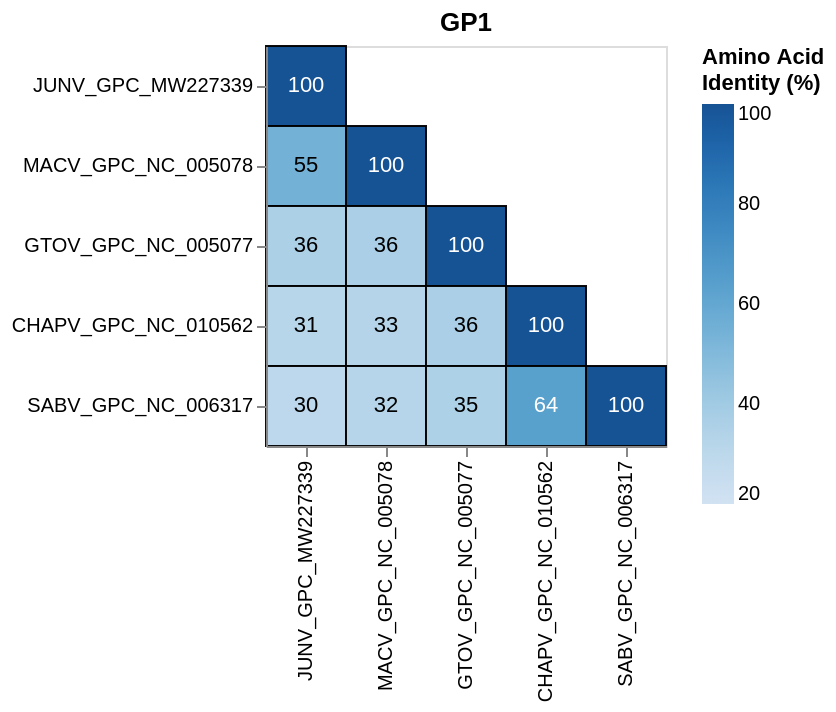

The cell this chart's notebook holds for it:
### Code cell
plot_identity_heatmap(
    GP1_df, 
    title='GP1', 
    width=200, 
    height=200,
    order = order,
)

### Figure 1 — Vega-Lite specification as saved in the notebook (floating-point values rounded to 4 significant figures)
{"config": {"view": {"continuousWidth": 300, "continuousHeight": 300}}, "layer": [{"data": {"name": "data-5a491627b10e7fbd9d3072e0135f469f"}, "mark": {"type": "rect", "opacity": 0.95, "stroke": "black", "strokeWidth": 1}, "encoding": {"color": {"field": "percent_identity", "scale": {"domain": [20, 100], "scheme": "blues"}, "title": ["Amino Acid", "Identity (%)"], "type": "quantitative"}, "x": {"axis": {"labelAngle": -90}, "field": "x", "sort": ["JUNV_GPC_MW227339", "MACV_GPC_NC_005078", "GTOV_GPC_NC_005077", "CHAPV_GPC_NC_010562", "SABV_GPC_NC_006317"], "title": null, "type": "nominal"}, "y": {"field": "y", "sort": ["JUNV_GPC_MW227339", "MACV_GPC_NC_005078", "GTOV_GPC_NC_005077", "CHAPV_GPC_NC_010562", "SABV_GPC_NC_006317"], "title": null, "type": "nominal"}}, "title": {"text": "GP1", "anchor": "middle"}}, {"data": {"name": "data-4f53cda18c2baa0c0354bb5f9a3ecbe5"}, "mark": {"type": "rect", "opacity": 0.95, "stroke": "red", "strokeWidth": 3}, "encoding": {"color": {"field": "percent_identity", "scale": {"scheme": "blues"}, "title": ["Amino Acid", "Identity (%)"], "type": "quantitative"}, "x": {"axis": {"labelAngle": -90}, "field": "x", "sort": ["JUNV_GPC_MW227339", "MACV_GPC_NC_005078", "GTOV_GPC_NC_005077", "CHAPV_GPC_NC_010562", "SABV_GPC_NC_006317"], "title": null, "type": "nominal"}, "y": {"field": "y", "sort": ["JUNV_GPC_MW227339", "MACV_GPC_NC_005078", "GTOV_GPC_NC_005077", "CHAPV_GPC_NC_010562", "SABV_GPC_NC_006317"], "title": null, "type": "nominal"}}}, {"data": {"name": "data-5a491627b10e7fbd9d3072e0135f469f"}, "mark": {"type": "text", "baseline": "middle"}, "encoding": {"color": {"condition": {"test": "(datum.percent_identity > 55)", "value": "white"}, "value": "black"}, "text": {"field": "percent_identity", "format": ".0f", "type": "quantitative"}, "x": {"field": "x", "sort": ["JUNV_GPC_MW227339", "MACV_GPC_NC_005078", "GTOV_GPC_NC_005077", "CHAPV_GPC_NC_010562", "SABV_GPC_NC_006317"], "type": "nominal"}, "y": {"field": "y", "sort": ["JUNV_GPC_MW227339", "MACV_GPC_NC_005078", "GTOV_GPC_NC_005077", "CHAPV_GPC_NC_010562", "SABV_GPC_NC_006317"], "type": "nominal"}}}], "height": 200, "width": 200, "$schema": "https://vega.github.io/schema/vega-lite/v6.4.1.json", "datasets": {"data-5a491627b10e7fbd9d3072e0135f469f": [{"x": "JUNV_GPC_MW227339", "y": "JUNV_GPC_MW227339", "matches": null, "alignable_residues": null, "percent_identity": 100.0, "highlighted": false}, {"x": "JUNV_GPC_MW227339", "y": "MACV_GPC_NC_005078", "matches": 121.0, "alignable_residues": 222.0, "percent_identity": 54.5, "highlighted": false}, {"x": "JUNV_GPC_MW227339", "y": "GTOV_GPC_NC_005077", "matches": 76.0, "alignable_residues": 212.0, "percent_identity": 35.85, "highlighted": false}, {"x": "JUNV_GPC_MW227339", "y": "CHAPV_GPC_NC_010562", "matches": 67.0, "alignable_residues": 213.0, "percent_identity": 31.46, "highlighted": false}, {"x": "JUNV_GPC_MW227339", "y": "SABV_GPC_NC_006317", "matches": 63.0, "alignable_residues": 213.0, "percent_identity": 29.58, "highlighted": false}, {"x": "MACV_GPC_NC_005078", "y": "MACV_GPC_NC_005078", "matches": null, "alignable_residues": null, "percent_identity": 100.0, "highlighted": false}, {"x": "MACV_GPC_NC_005078", "y": "GTOV_GPC_NC_005077", "matches": 77.0, "alignable_residues": 212.0, "percent_identity": 36.32, "highlighted": false}, {"x": "MACV_GPC_NC_005078", "y": "CHAPV_GPC_NC_010562", "matches": 70.0, "alignable_residues": 213.0, "percent_identity": 32.86, "highlighted": false}, {"x": "MACV_GPC_NC_005078", "y": "SABV_GPC_NC_006317", "matches": 68.0, "alignable_residues": 213.0, "percent_identity": 31.92, "highlighted": false}, {"x": "GTOV_GPC_NC_005077", "y": "GTOV_GPC_NC_005077", "matches": null, "alignable_residues": null, "percent_identity": 100.0, "highlighted": false}, {"x": "GTOV_GPC_NC_005077", "y": "CHAPV_GPC_NC_010562", "matches": 79.0, "alignable_residues": 217.0, "percent_identity": 36.41, "highlighted": false}, {"x": "GTOV_GPC_NC_005077", "y": "SABV_GPC_NC_006317", "matches": 77.0, "alignable_residues": 217.0, "percent_identity": 35.48, "highlighted": false}, {"x": "CHAPV_GPC_NC_010562", "y": "CHAPV_GPC_NC_010562", "matches": null, "alignable_residues": null, "percent_identity": 100.0, "highlighted": false}, {"x": "CHAPV_GPC_NC_010562", "y": "SABV_GPC_NC_006317", "matches": 141.0, "alignable_residues": 222.0, "percent_identity": 63.51, "highlighted": false}, {"x": "SABV_GPC_NC_006317", "y": "SABV_GPC_NC_006317", "matches": null, "alignable_residues": null, "percent_identity": 100.0, "highlighted": false}], "data-4f53cda18c2baa0c0354bb5f9a3ecbe5": []}}
